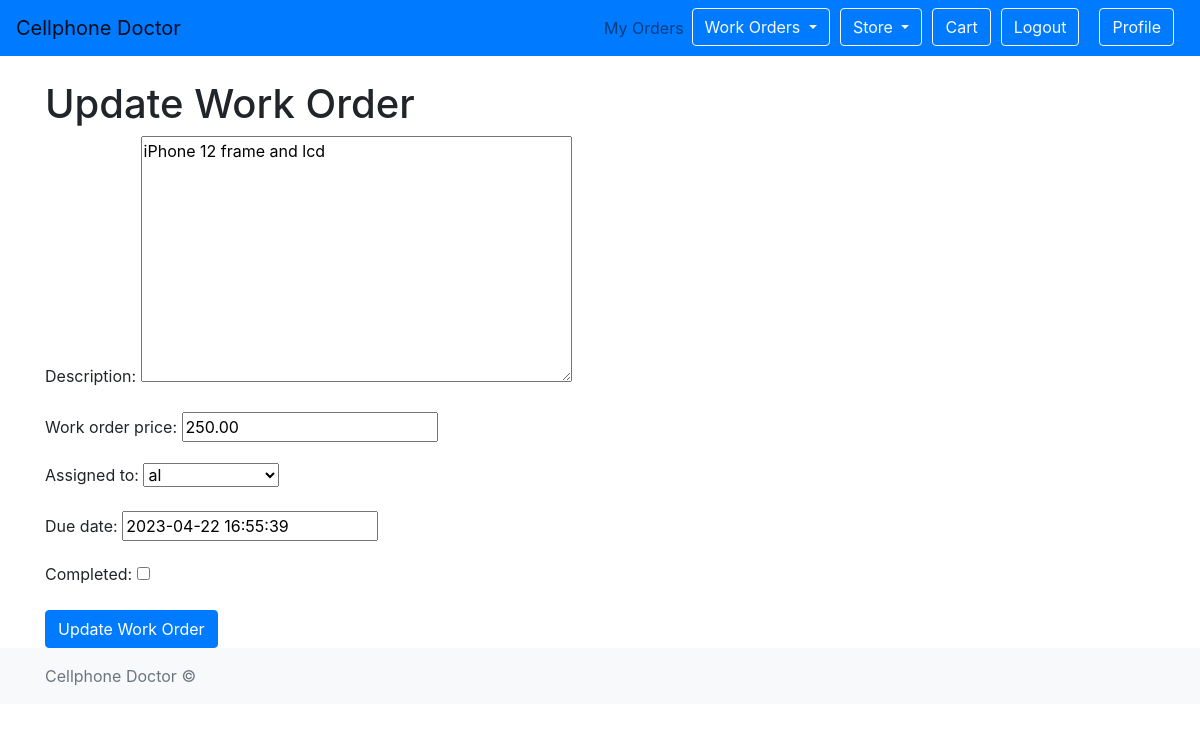
The app's page /work_orders/work_order/14/edit/ (signed in) with its own data.
### work_orders/models.py (models this page shows, shortened)
class WorkOrder(models.Model):
    user = models.ForeignKey(User, on_delete=models.CASCADE)
    description = models.TextField()
    work_order_price = models.DecimalField(max_digits=10, decimal_places=2)
    assigned_to = models.ForeignKey(User, on_delete=models.CASCADE, blank=True, null=True, related_name='workorder_assigned_to')
    due_date = models.DateTimeField(blank=True, null=True)
    completed = models.BooleanField(default=False)
    created_date = models.DateTimeField(default=timezone.now)
    updated_date = models.DateTimeField(blank=True, null=True)
    created_by = models.ForeignKey(User, on_delete=models.CASCADE,
                                   related_name='workorder_created_by',
                                   blank=True, null=True)
    updated_by = models.ForeignKey(User, on_delete=models.CASCADE,
                                   related_name='workorder_updated_by',
                                   blank=True, null=True)

### work_orders/views.py (the view)
# urls.py: path('work_order/<int:pk>/edit/', update_workorder, name='edit_workorder'),
@login_required
def update_workorder(request, pk):
    workorder = get_object_or_404(WorkOrder, pk=pk)
    if request.method == 'POST':
        form = WorkOrderForm(request.POST, instance=workorder)
        if form.is_valid():
            workorder = form.save(commit=False)
            workorder.updated_by = request.user
            workorder.updated_date = timezone.now()
            workorder.save()
            return redirect('work_orders:workorder_list')
    else:
        form = WorkOrderForm(instance=workorder)
    return render(request, 'work_orders/workorder_form.html',
                  {'form': form, 'workorder': workorder})

### work_orders/forms.py
class WorkOrderForm(ModelForm):
    class Meta:
        model = WorkOrder
        fields = ['description', 'work_order_price', 'assigned_to', 'due_date', 'completed']

### work_orders/templates/work_orders/workorder_form.html (shortened to what this page needs)
{% extends 'base.html' %}
{% block content %}
  <h1>{% if form.instance.pk %}Update{% else %}Create{% endif %} Work Order</h1>
  <form method="post" enctype="multipart/form-data">
    <div class="form-group">
      {{ form.as_p }}
    </div>
    <button type="submit" class="btn btn-primary">{% if form.instance.pk %}Update{% else %}Create{% endif %} Work Order</button>
  </form>
{% endblock %}

### records on screen
WorkOrder: description "iPhone 12 frame and lcd", work_order_price "250.00", assigned_to "al", due_date "2023-04-22 16:55:39"
